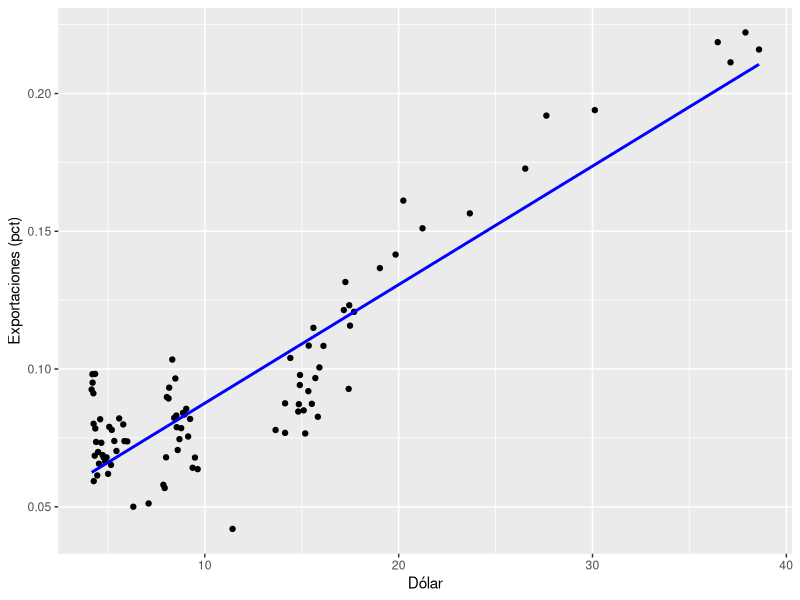
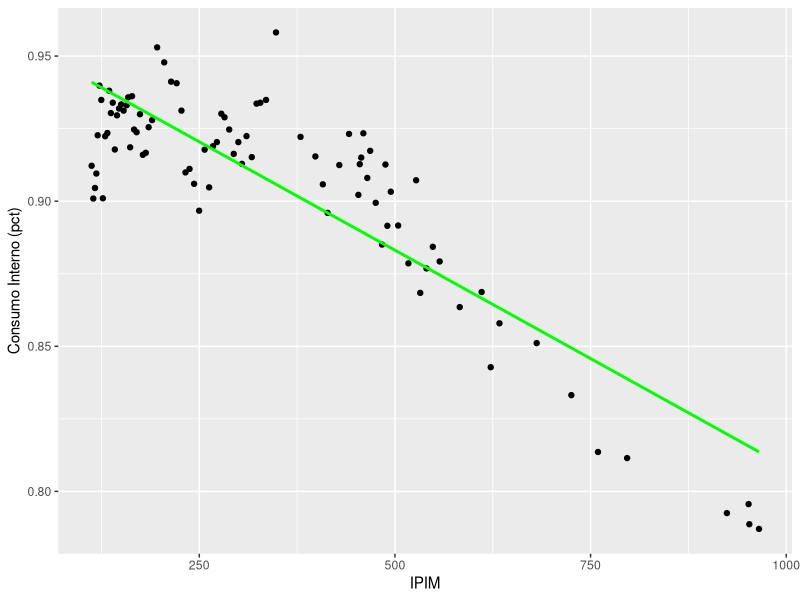
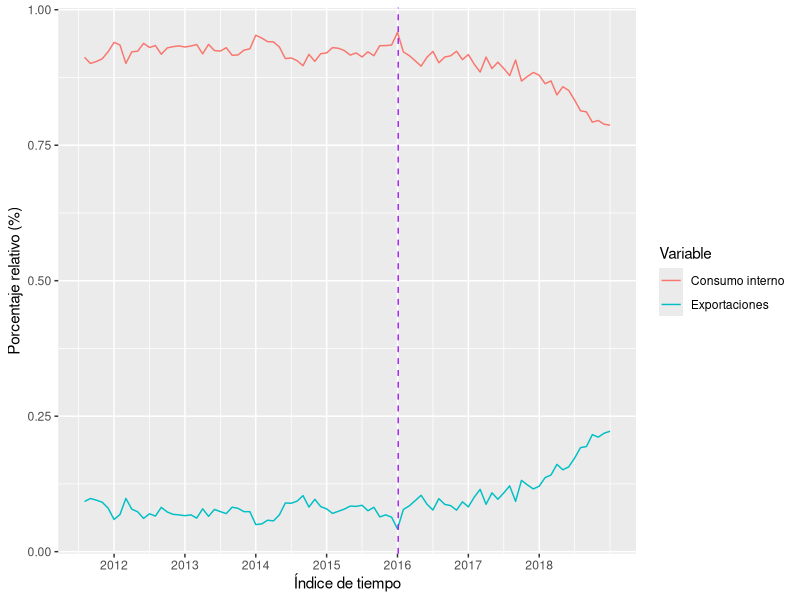
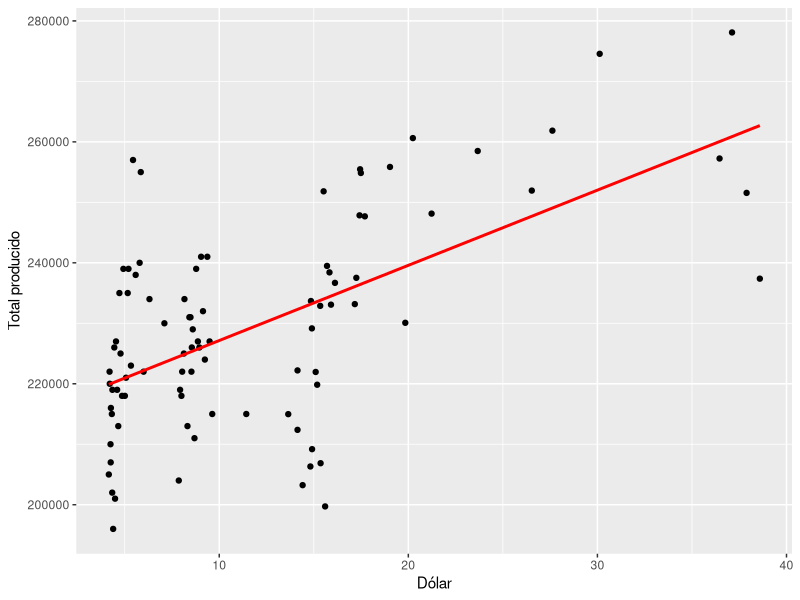
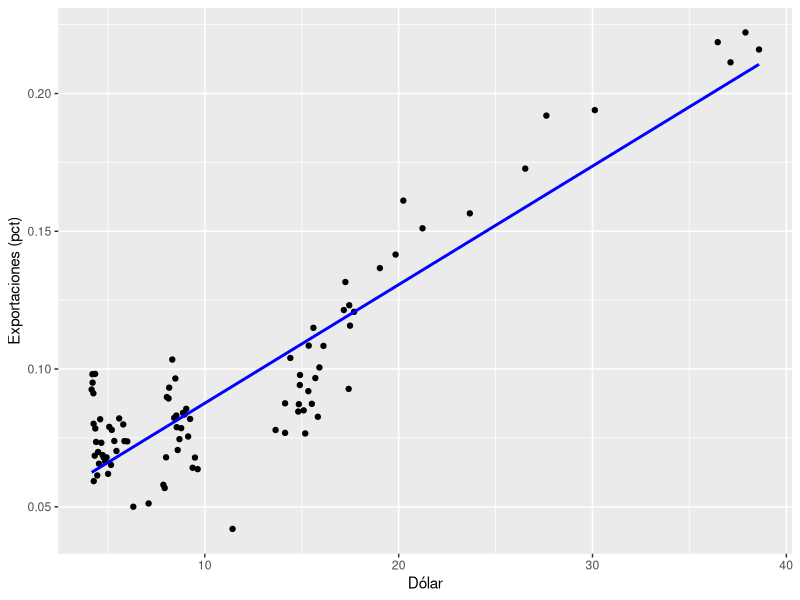
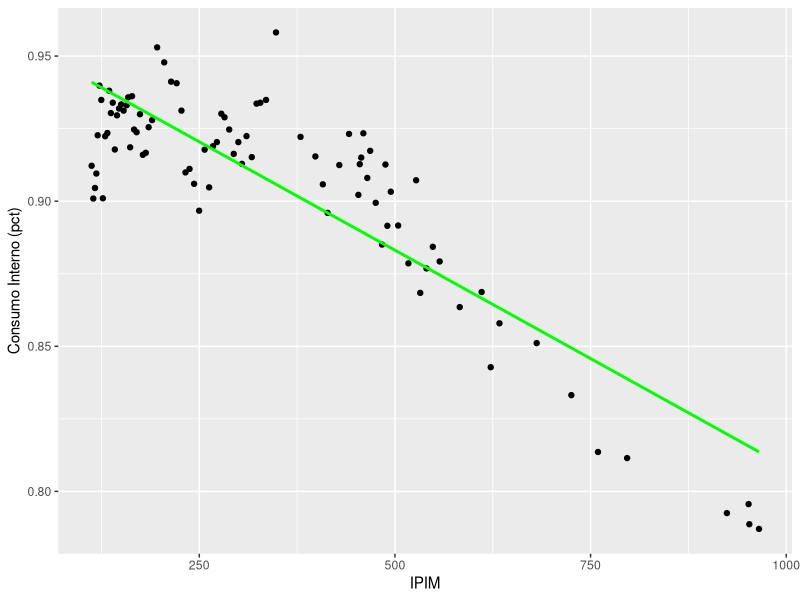
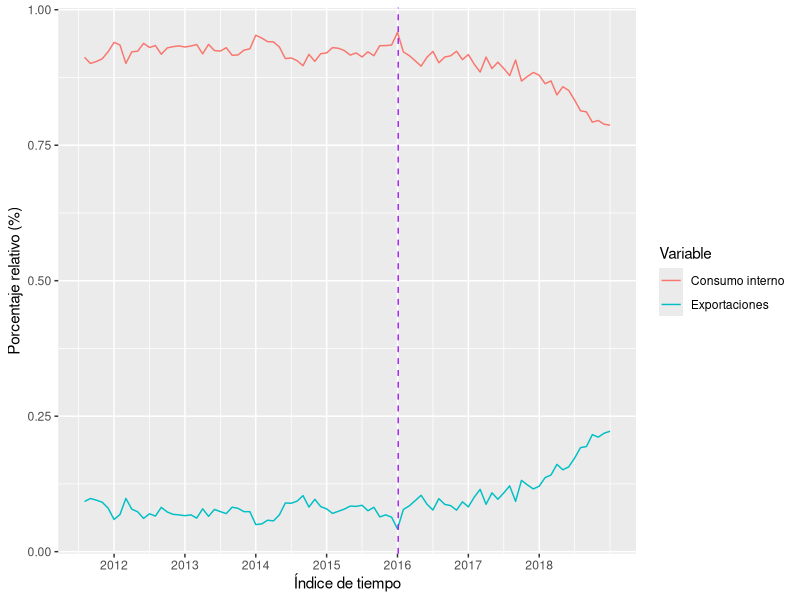
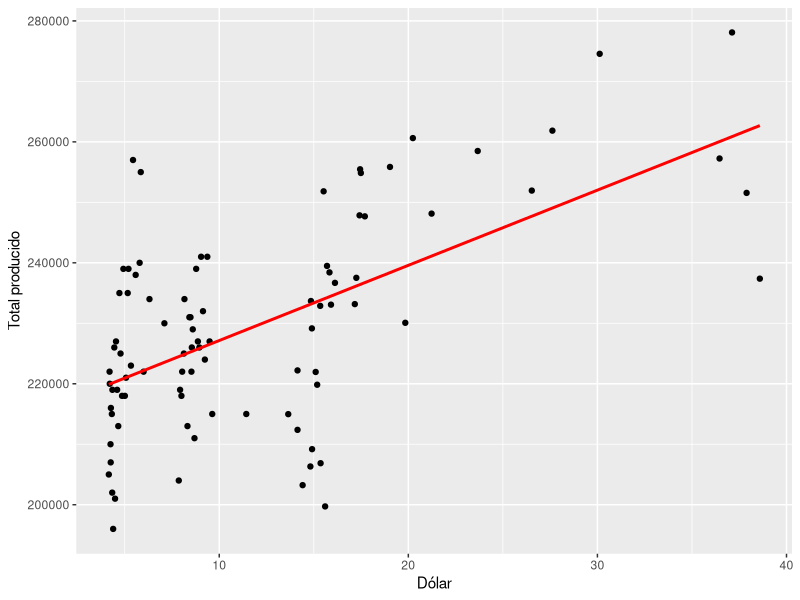

These figures' R source, in order:
#Importando Librerias ------------------------------
library(tidyverse)

#Importando CSV --------------------------------------------------------------
indicadores_ganaderos <- read.csv(file = './indicadores_ganaderos_mensuales.csv', check.names=F, fileEncoding="latin1")
indicadores_economicos <- read.csv(file = './indicadores_economicos.csv', check.names=F, fileEncoding="latin1")


#Exploramos la data -----------------------
    ## Indicadores Ganaderos ---------------
    view(indicadores_ganaderos) 
    glimpse(indicadores_ganaderos)
    unique(indicadores_ganaderos$Año) #(rango 2006-2018)
    
    ## Indicadores Economicos ----------------
    view(indicadores_economicos) 
    glimpse(indicadores_economicos)
    unique(indicadores_economicos$indice_tiempo) #rango (2011-07 a 2019-08)

    
#Creando nuevas tablas con variables de interés ---------------
    
  ## Indicadores ganaderos  ------------------------------
    ### Identificando variables de interés --------------------
    #"Producción: En miles de toneladas Eq res  c/h" --> Producción Total
    #"Exportaciones: En toneladas eq res c/h" --> Para medir las exportaciones mensuales
    #"Consumo Interno: Aparente en miles de toneladas eq res c/h" --> Para medir el consumo interno mensual.
    #Para facilitar el analisis, multiplicamos la variable consumo interno por 1000. Para que se exprese en toneladas al igual que las expos.
    #Para facilitar el merge posterior, crearemos una variable nueva llamada indice_tiempo, que siga la forma "Año-Mes"
    
    ### Creando nueva tabla  -------------------
    new_indicadores_ganaderos <- indicadores_ganaderos %>% 
      select("Año", "Mes", "Producción: En miles de toneladas Eq res  c/h", "Consumo Interno: Aparente en miles de toneladas Eq res  c/h", "Exportaciones: En toneladas Eq res  c/h") %>% 
        rename("total_producido" = "Producción: En miles de toneladas Eq res  c/h", "consumo_interno" = "Consumo Interno: Aparente en miles de toneladas Eq res  c/h", "exportaciones" = "Exportaciones: En toneladas Eq res  c/h") %>% 
          mutate(total_producido = total_producido*1000, consumo_interno = consumo_interno*1000, indice_tiempo = paste(Año, ifelse(Mes < 10, paste0("0", Mes), Mes), sep = "-")) %>% 
            select(-c("Año", "Mes"))
    
    #AVISO: total_producido != consumo_interno + exportaciones por cuestiones de aproximación.
            
    view(new_indicadores_ganaderos)
    glimpse (new_indicadores_ganaderos) #Viendo datatypes variables
    
    
  ## Indicadores económicos  ------------------------------
    ### Identificando variables de interés --------------------
      # "dolar($/U$S)" ---> Para ver tipo de cambio
      # "IPIM" --> Indice de precios internos al por mayor
    
    ### Creando nueva tabla  -------------------
    new_indicadores_economicos <- indicadores_economicos %>% 
      select("indice_tiempo", "dolar($/U$S)", "IPIM") %>% 
        rename("dolar" = "dolar($/U$S)")
    view(new_indicadores_economicos)
    glimpse (new_indicadores_economicos) #Viendo datatypes variables
    
    

#Creando dataset para analisis final ------------------
  ##Uniendo las tablas por indice de tiempo ---------------
    tabla_unida <- merge(new_indicadores_economicos, new_indicadores_ganaderos, by = "indice_tiempo") %>% 
     mutate(total_producido = as.integer(total_producido), exportaciones = as.integer(exportaciones))
    #Pasamos los valores a integer para mejorar la visualización de la tabla.
    
  ##Dejando Exportaciones y Consumo Interno como porcentajes relativos -------------------
    tabla_unida <- tabla_unida %>% mutate(consumo_interno_pct = consumo_interno / total_producido, exportaciones_pct = exportaciones / total_producido)
    
    #RECORDAR QUE LOS PORCENTAJES NO VAN A DAR EXACTOS PORQUE EL TOTAL_PRODUCIDO ESTA REDONDEADO
     view(tabla_unida) 
    
#Hipótesis 1 ------------------------------
     ## Parte 1 (IPIM VS CONSUMO Y DOLAR VS EXPOS) ----------------------------
     grafico_1a <- ggplot(tabla_unida, aes(x = dolar, y = exportaciones_pct)) +
       geom_point() +
       geom_smooth(method = "lm", se = FALSE, color = "blue") +
       labs(x = "Dólar", y = "Exportaciones (pct)")
     grafico_1a
     ggsave("grafico_1a.png", plot = grafico_1a, width = 10, height = 8, dpi = 300) #Guardando grafico 1a.
     
     grafico_1b <- ggplot(tabla_unida, aes(x = IPIM, y = consumo_interno_pct)) +
       geom_point() +
       geom_smooth(method = "lm", se = FALSE, color = "green") +
       labs(x = "IPIM", y = "Consumo Interno (pct)")
     grafico_1b
     ggsave("grafico_1b.png", plot = grafico_1b, width = 10, height = 8, dpi = 300) #Guardando grafico 1b.
     
     ## Parte 2 (ANALISIS TEMPORAL) --------------------------
     tabla_unida_2 <- separate(tabla_unida, indice_tiempo, into = c("año", "mes"), sep = "-") #Tuve que volver atras para hacer el analisis temporal
     tabla_unida_2$año <- as.numeric(tabla_unida_2$año)
     tabla_unida_2$mes <- as.numeric(tabla_unida_2$mes)
     view(tabla_unida_2)
     
     grafico_1c <- ggplot(tabla_unida_2, aes(x = año + mes/12)) +
       geom_line(aes(y = consumo_interno_pct, color = "Consumo interno")) +
        geom_line(aes(y = exportaciones_pct, color = "Exportaciones")) +
          labs(x = "Índice de tiempo", y = "Porcentaje relativo (%)", color = "Variable") +
            scale_x_continuous(breaks = seq(2011, 2018, 1))
     grafico_1c <- grafico_1c + geom_vline(xintercept = 2016.01, linetype = "dashed", color = "purple")
     grafico_1c
     ggsave("grafico_1c.png", plot = grafico_1c, width = 10, height = 8, dpi = 300) #Guardando grafico 1c.
   
     
#Hipótesis 2 ------------------------------
    grafico_2 <- ggplot(tabla_unida, aes(x = dolar, y = total_producido)) +
        geom_point() +
          geom_smooth(method = "lm", se = FALSE, color = "red") +
            labs(x = "Dólar", y = "Total producido")
    grafico_2
    ggsave("grafico_2.png", plot = grafico_2, width = 10, height = 8, dpi = 300) #Guardando grafico 2